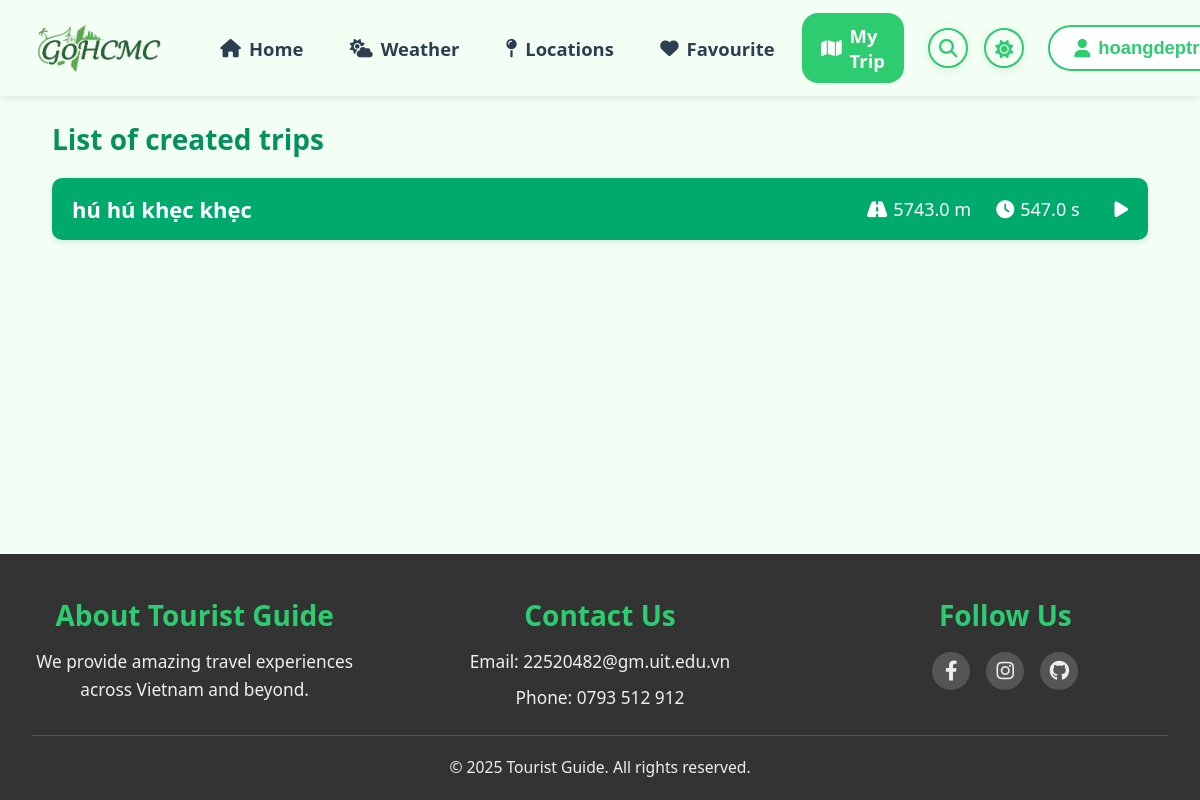
The page /trip/ (signed in) on the database its author committed.
### favourite/models.py (models this page shows, shortened)
class TripPath(models.Model):
    start_point = models.ForeignKey(Location, on_delete=models.SET_NULL, null=True, blank=True, related_name="start_paths")
    end_point = models.ForeignKey(Location, on_delete=models.SET_NULL, null=True, blank=True, related_name="end_paths")
    trip_list = models.ForeignKey(TripList, on_delete=models.CASCADE, related_name="trip_paths")
    path_name = models.CharField(max_length=255, default = "")
    locations_ordered = models.CharField(max_length = 255)
    total_distance = models.FloatField(null=True, blank=True)
    total_duration = models.FloatField(null=True, blank = True)
    created_at = models.DateTimeField(auto_now_add=True)
    locations = models.ManyToManyField(Location, related_name="trip_paths")

### trip/views.py (the view)
# urls.py: path('trip/', include('trip.urls')),
@login_required
def trip(request):
    user = request.user
    trip_list_id = f"{user.username}-favourite"
    trip_list = TripList.objects.filter(id=trip_list_id, user=user).first()
    if not trip_list:
        return render(request, "page/my_trip/index.html", {"trip_paths": [], "location_map": {}})
    trips = (
        TripPath.objects.filter(trip_list=trip_list)
        .select_related("start_point", "end_point")
        .order_by("-created_at")
    )
    all_ids = set()
    payload = []
    for t in trips:
        try:
            ids = json.loads(t.locations_ordered) if t.locations_ordered else []
        except json.JSONDecodeError:
            ids = []
        all_ids.update(ids)
        payload.append({
            "id": t.id,
            "path_name": t.path_name,
            "total_distance": t.total_distance,
            "total_duration": t.total_duration,
            "start_point": t.start_point.location if t.start_point else None,
            "end_point":   t.end_point.location   if t.end_point   else None,
            "locations": ids,
        })
    location_map = dict(
        Location.objects.filter(id__in=all_ids).values_list("id", "location")
    )
    return render(request, "page/my_trip/index.html", {
        "trip_paths": payload,
        "location_map": location_map,
    })

### favourite/templatetags/custom_filters.py (called while the page is built)
@register.filter
def get_item(dictionary, key):
    return dictionary.get(key, "")

### templates/page/my_trip/index.html (shortened to what this page needs)
{% extends 'layout.html' %}
{% load static %}
{% load custom_filters %}
{% block css %}
<link rel="stylesheet" href="{% static 'css/my_trip.css' %}?v={{ timestamp }}">
<link rel="stylesheet" href="https://cdnjs.cloudflare.com/ajax/libs/font-awesome/6.4.0/css/all.min.css"
 />
{% endblock %}
{% block content %}
<div class="trip-container">
	<h2 class="trip-header">List of created trips</h2>
	{% if trip_paths %}
	{% for path in trip_paths %}
	<details class="trip-card">
		<summary class="trip-card-summary">
			<div class="summary-left">
				<span class="trip-name">{{ path.path_name }}</span>
			</div>
			<div class="summary-right">
				<span class="icon"><i class="fas fa-road"></i> {{ path.total_distance }} m</span>
				<span class="icon"><i class="fas fa-clock"></i> {{ path.total_duration }} s</span>
				<span class="icon" id="trip-toggle-icon"><i class="fas fa-play"></i></span>
			</div>
		</summary>
	</details>
	{% endfor %}
	{% endif %}
</div>
{% endblock %}

### templates/components/header.html (shortened to what this page needs)
{% load static %}
<header class="header">
  <div class="header__logo">
    <a href="{% url 'homepage' %}">
      <img
        src="{% static 'img/Logo_GoHCMC.png' %}"
        alt="GoHCMC Logo"
        class="header__logo-img" />
    </a>
  </div>
  <nav class="header__nav-tabs">
    <a
      href="{% url 'homepage' %}"
      class="nav-link {% if request.path == '/' %}active{% endif %}">
      <i class="fas fa-house"></i> Home
    </a>
    <a
      href="{% url 'weather' %}"
      class="nav-link {% if '/weather' in request.path %}active{% endif %}">
      <i class="fas fa-cloud-sun"></i> Weather
    </a>
    <a
      href="{% url 'locations' %}"
      class="nav-link {% if '/locations' in request.path %}active{% endif %}">
      <i class="fas fa-map-pin"></i> Locations
    </a>
    <a
      href="{% url 'favourite' %}"
      class="nav-link {% if '/favourite' in request.path %}active{% endif %}">
      <i class="fas fa-heart"></i> Favourite
    </a>
    <a
      href="{% url 'trip' %}"
      class="nav-link {% if '/trip' in request.path %}active{% endif %}">
      <i class="fas fa-map"></i> My Trip
    </a>
  </nav>
  <div class="header__actions">
    <div class="header__search-bar" id="searchBar">
      <button type="button" class="header__search-icon" id="searchToggle">
        <i class="fas fa-search"></i>
      </button>
    </div>
    <div class="theme-switch" id="themeSwitch" title="Đổi giao diện">
      <span class="theme-switch__icon" id="themeIcon">
        <i class="fa-solid fa-sun" id="icon-sun"></i>
      </span>
    </div>
  </div>
  <div class="header__user">
    {% if user.is_authenticated %}
    <button class="user-btn">
      <i class="fa-solid fa-user"></i>
      <span class="header__username">{{ user.get_full_name|default:user.username }}</span>
    </button>
    {% else %}
    <a href="/login/"><button class="button button-secondary">Login</button></a>
    <a href="/signup/"><button class="button button-primary">Sign Up</button></a>
    {% endif %}
  </div>
</header>

### static/css/base.css (style rules this page uses)
:root { --main-bg: #f3fff4; --header-color: #FFFFFF; --card-bg: #FFFFFF; --border-color: #E0E0E0; --hover-bg: #F5F5F5; --primary: #2ECC71; --secondary: #27AE60; --accent: #E67E22; --danger: #E74C3C; --text-main: #2C3E50; --text-sub: #7F8C8D; --disabled-color: #ccc; --disabled-border-color: #eee; --font-main: 'Segoe UI', Arial, sans-serif; --header-height: 64px; }
* { margin: 0; padding: 0; box-sizing: border-box; }
body { font-family: var(--font-main); background: var(--main-bg); color: var(--text-main); }

### static/css/main.css (style rules this page uses)
.header { display: flex; align-items: center; justify-content: space-between; background: var(--header-color); color: var(--text-main); font-size: 1.2rem; box-shadow: 0 4px 24px rgba(44, 62, 80, 0.18); height: var(--header-height); padding: 3rem 2em; gap: 1.5rem; position: fixed; top: 0; left: 0; width: 100%; z-index: 1000; background-color: var(--main-bg); box-shadow: 0 2px 8px rgba(0, 0, 0, 0.1); }
.header { position: fixed; top: 0; left: 0; right: 0; z-index: 1000; background-color: var(--main-bg); box-shadow: 0 2px 8px rgba(0, 0, 0, 0.1); }
.header__logo { flex-shrink: 0; display: flex; align-items: center; margin-right: 1rem; }
.header__logo-img { height: 48px; width: auto; display: block; }
.header__nav-tabs { display: flex; align-items: center; gap: 0.5rem; flex: 1; }
.header__actions { display: flex; flex-direction: row; align-items: center; gap: 1rem; }
.nav-link { color: var(--text-main); text-decoration: none; padding: 0.6rem 1.2rem; border-radius: 16px; display: flex; align-items: center; gap: 0.5rem; font-weight: 600; font-size: 1.15rem; transition: background 0.2s, color 0.2s; }
.nav-link.active, .nav-link:hover { background: var(--primary); color: #fff; }
.header__user { position: relative; display: inline-block; }
.user-btn { border: 2px solid var(--primary); border-radius: 32px; padding: 0.6rem 1.5rem; font-size: 1.15rem; cursor: pointer; font-weight: 600; background: #fff; color: var(--primary); display: flex; align-items: center; gap: 0.5rem; transition: background 0.2s, color 0.2s; min-width: 140px; box-sizing: border-box; }
.theme-switch, .header__search-icon { display: inline-flex; align-items: center; justify-content: center; cursor: pointer; width: 40px; height: 40px; border-radius: 50%; background: var(--main-bg); border: 2px solid var(--primary); font-size: 1.15rem; box-shadow: 0 2px 10px rgba(44, 62, 80, 0.12); transition: background 0.2s, border 0.2s, color 0.2s, transform 0.5s; }
.theme-switch__icon, .header__search-icon i { font-size: 1.15rem; color: var(--primary); transition: color 0.3s, transform 0.5s; }
html, body { height: 100%; }
body { display: flex; flex-direction: column; }

### static/css/my_trip.css (style rules this page uses)
.trip-container { max-width: 1200px; margin: 20px auto; padding: 20px; }
.trip-header { font-size: 28px; color: #05915d; margin-bottom: 20px; text-align: left; }
.trip-card { background: #fff; border-radius: 10px; box-shadow: 0 2px 6px rgba(0, 0, 0, 0.1); margin-bottom: 25px; overflow: hidden; transition: transform 0.2s ease; }
.trip-card-summary { display: flex; justify-content: space-between; align-items: center; padding: 16px 20px; cursor: pointer; list-style: none; background-color: #00aa6c; }
.summary-left { width: 60%; }
.summary-right { width: 40%; display: flex; justify-content: flex-end; gap: 25px; }
.trip-name { color: white; font-size: 22px; font-weight: 700; }
.summary-right .icon { color: white; font-size: 18px; display: flex; align-items: center; gap: 6px; }
#trip-toggle-icon { color: white; margin-left: 10px; transition: transform 0.2s ease; }

### rows shown on the page
TripPath: path_name "hú hú khẹc khẹc", total_distance "5743.0", total_duration "547.0"
